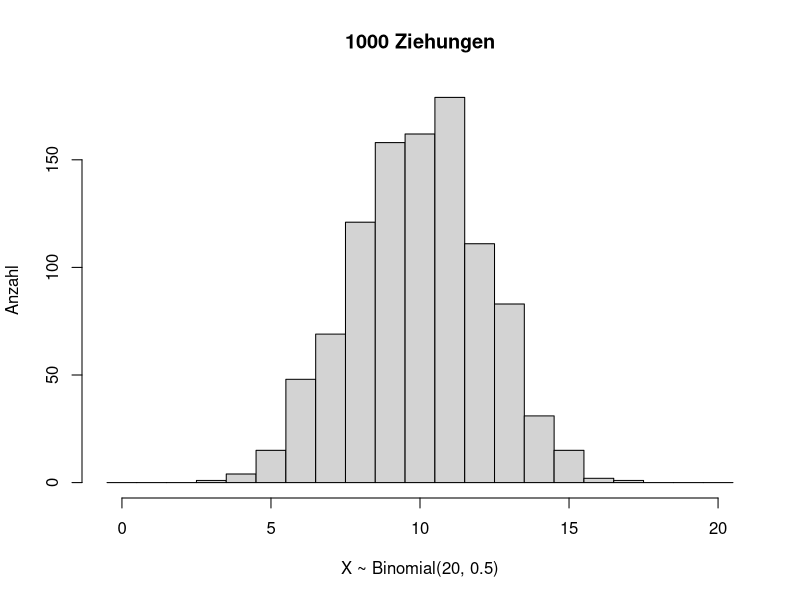
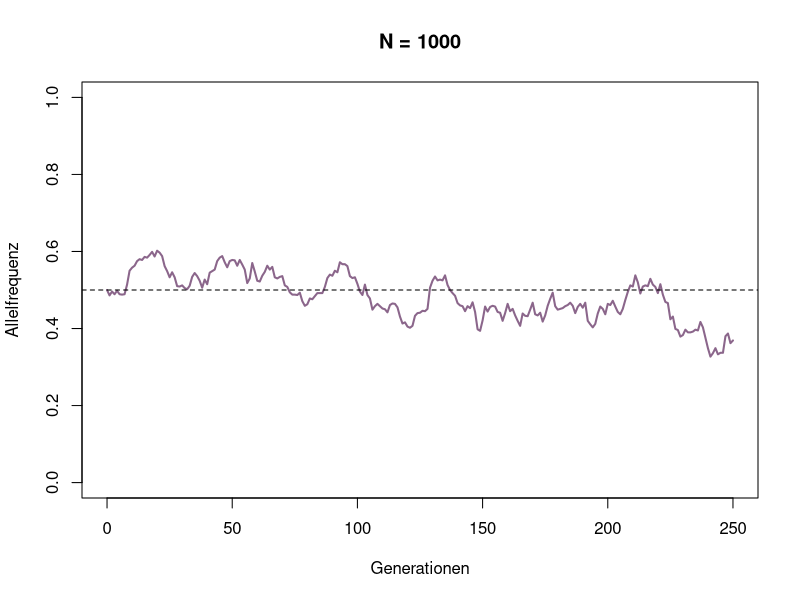
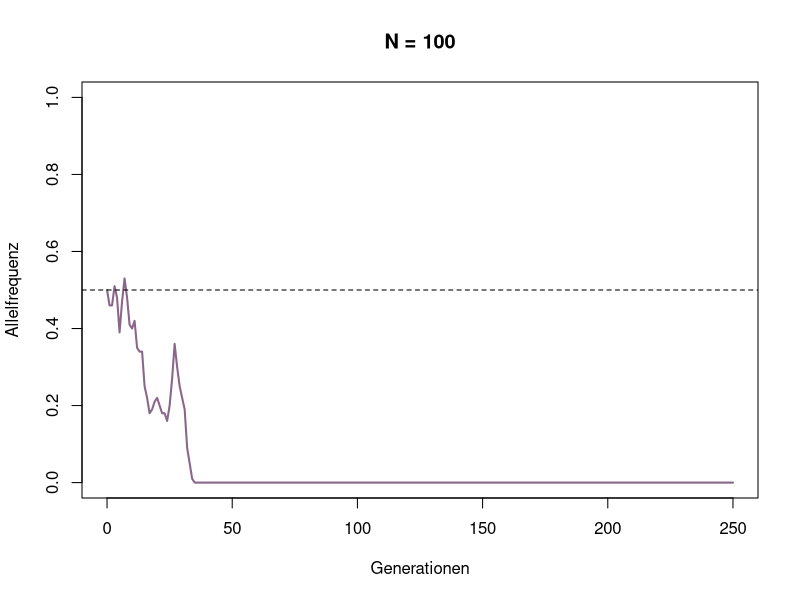
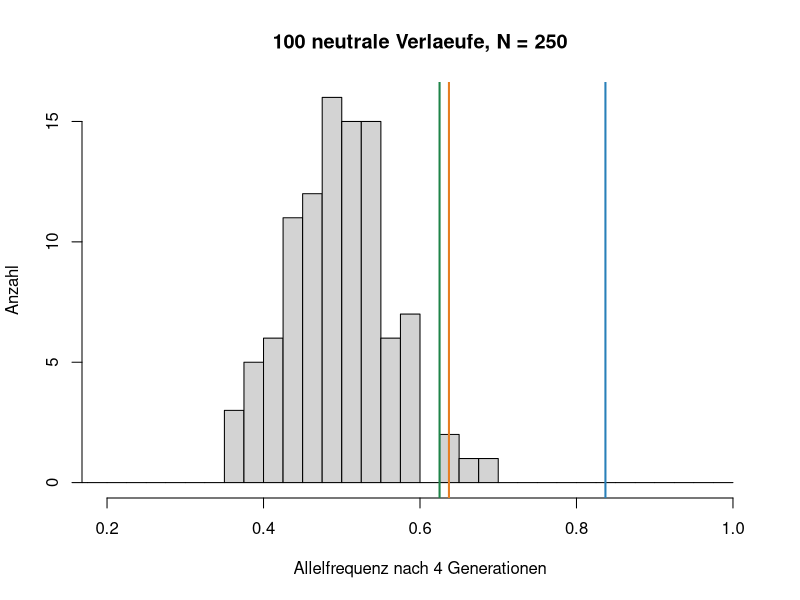
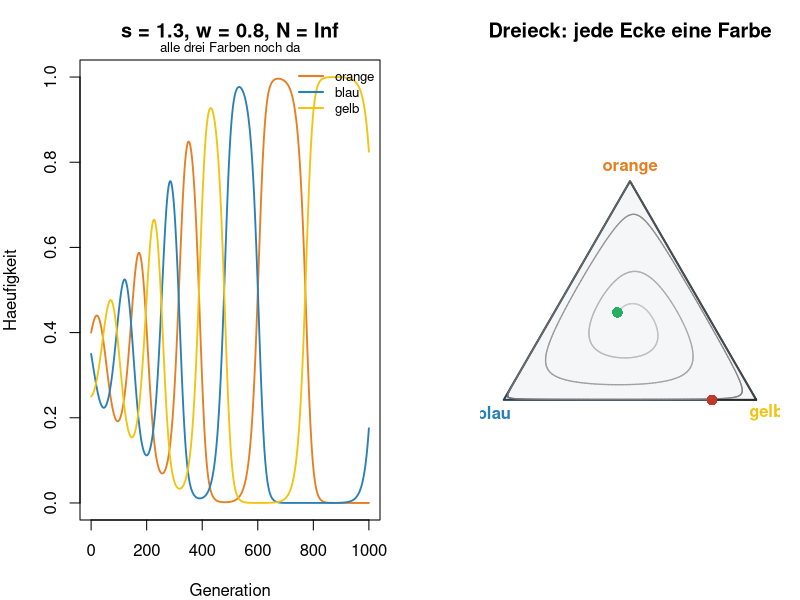
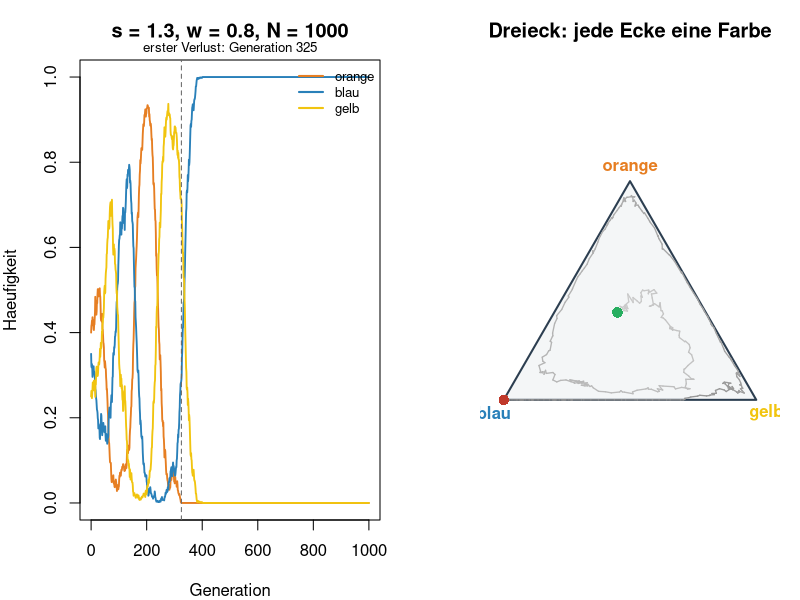
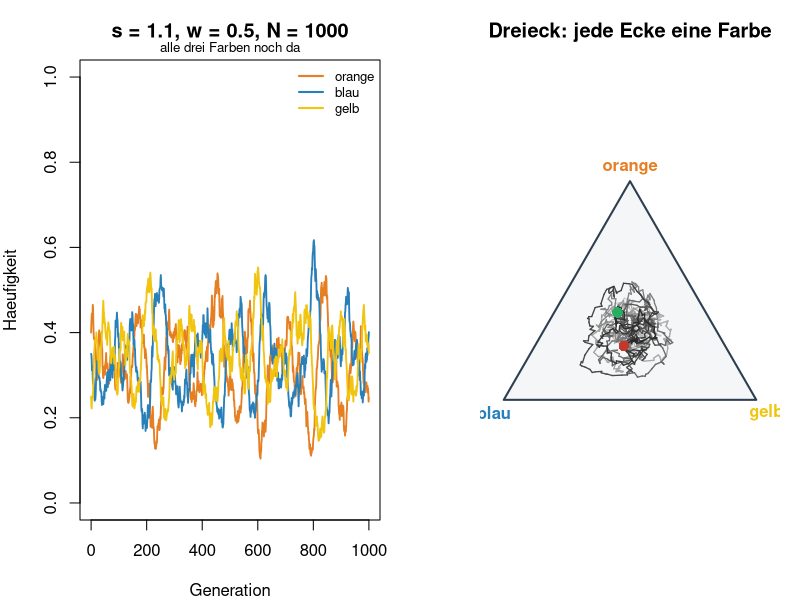

R code for these plots, in order:
## ---- chunk 1
knitr::opts_chunk$set(echo = TRUE, warning = FALSE, message = FALSE,
                      fig.height = 4.6, fig.width = 7.5)
## ---- chunk 2
set.seed(2026)

x <- rbinom(1000, size = 20, prob = 0.5)
hist(x, breaks = 0:21 - 0.5,
     main = "1000 Ziehungen", xlab = "X ~ Binomial(20, 0.5)", ylab = "Anzahl")
## ---- chunk 3
WF_step <- function(p, N) {
  N_p <- rbinom(1, N, p)   # wie viele der N Individuen tragen das Allel?
  N_p / N
}
## ---- chunk 4
WF_step(p = 0.5, N = 1000)
## ---- chunk 5
simulateWF <- function(p_0, N, generationen = 250) {
  p <- numeric(generationen + 1)
  p[1] <- p_0
  for (t in seq_len(generationen)) {
    p[t + 1] <- WF_step(p[t], N)
  }
  data.frame(generation = 0:generationen, p = p)
}
## ---- chunk 6
#| fig-height: 4
#| fig-width: 7.5
p_0 <- 0.5   # bitte ändern

large_pop <- simulateWF(p_0, N = 1000)

plot(large_pop$generation, large_pop$p, type = "l", lwd = 2, col = "plum4",
     xlab = "Generationen", ylab = "Allelfrequenz", ylim = c(0, 1),
     main = "N = 1000")
abline(h = p_0, lwd = 1, lty = 2)
## ---- chunk 7
#| fig-height: 4
#| fig-width: 7.5
p_0 <- 0.5   # bitte ändern

small_pop <- simulateWF(p_0, N = 100)

plot(small_pop$generation, small_pop$p, type = "l", lwd = 2, col = "plum4",
     xlab = "Generationen", ylab = "Allelfrequenz", ylim = c(0, 1),
     main = "N = 100")
abline(h = p_0, lwd = 1, lty = 2)
## ---- chunk 8
#| fig-height: 4
#| fig-width: 7.5
N <- 250   # bitte ändern

set.seed(2026)
p_ende <- numeric(100)
for (i in 1:100) {
  bahn <- simulateWF(p_0 = 0.5, N = N, generationen = 4)
  p_ende[i] <- bahn$p[5]
}

hist(p_ende, breaks = seq(0, 1, by = 0.025), xlim = c(0.2, 1),
     main = paste("100 neutrale Verlaeufe, N =", N),
     xlab = "Allelfrequenz nach 4 Generationen", ylab = "Anzahl")
abline(v = c(0.637, 0.625, 0.837), lwd = 2,
       col = c("#e67e22", "#1e8449", "#2980b9"))   # Teich 2, 14, 7

sum(p_ende >= 0.62)   # wie viele Verläufe kommen so hoch wie die Teiche?
## ---- chunk 9
echsen_matrix <- function(s, w) {
  matrix(c(1, w, s,
           s, 1, w,
           w, s, 1), nrow = 3, byrow = TRUE)
}

# Eine Generation: erst Selektion (wie Woche 4), dann N Männchen ziehen
echsen_schritt <- function(p, A, N, r = 0.3) {
  W <- 2 - as.numeric(A %*% p)            # Fitness jeder Farbe
  W_mittel <- sum(p * W)
  p_sel <- p * (1 + r * (W - W_mittel))   # 1. Selektion
  p_sel <- p_sel / sum(p_sel)
  if (is.infinite(N)) return(p_sel)       # N = Inf: kein Zufall
  as.numeric(rmultinom(1, size = N, prob = p_sel)) / N   # 2. Ziehung
}

# Viele Generationen hintereinander
echsen_lauf <- function(s, w, N, generationen = 1000, p0 = c(0.4, 0.35, 0.25)) {
  A <- echsen_matrix(s, w)
  p <- matrix(NA, nrow = generationen + 1, ncol = 3)
  p[1, ] <- p0
  for (t in 1:generationen) p[t + 1, ] <- echsen_schritt(p[t, ], A, N)
  p
}
## ---- chunk 10
#| code-fold: true
#| code-summary: "Abbildungen (nicht verändern)"
farben3 <- c("#e67e22", "#2980b9", "#f1c40f")

erster_verlust <- function(p) {
  i <- which(apply(p, 1, min) == 0)
  if (length(i)) i[1] - 1 else NA
}

zeige_echsen <- function(s, w, N, generationen = 1000) {
  p <- echsen_lauf(s, w, N, generationen)
  verlust <- erster_verlust(p)
  par(mfrow = c(1, 2), mar = c(4, 4, 3, 1))
  matplot(0:generationen, p, type = "l", lty = 1, lwd = 1.8, col = farben3, ylim = c(0, 1),
          xlab = "Generation", ylab = "Haeufigkeit",
          main = paste0("s = ", s, ", w = ", w, ", N = ", N))
  if (!is.na(verlust)) {
    abline(v = verlust, lty = 2, col = "grey40")
    mtext(paste("erster Verlust: Generation", verlust), side = 3, line = 0.2, cex = 0.8)
  } else {
    mtext("alle drei Farben noch da", side = 3, line = 0.2, cex = 0.8)
  }
  legend("topright", c("orange", "blau", "gelb"), col = farben3, lwd = 2, bty = "n", cex = 0.8)
  # Dreieck: jede Ecke eine Farbe, der Punkt ist die Mischung
  ecke <- rbind(c(0.5, sqrt(3) / 2), c(0, 0), c(1, 0))
  xy <- p %*% ecke
  plot(NA, xlim = c(-0.05, 1.05), ylim = c(-0.08, 0.95), asp = 1, axes = FALSE,
       xlab = "", ylab = "", main = "Dreieck: jede Ecke eine Farbe")
  polygon(ecke, col = "#f4f6f7", border = "#2c3e50", lwd = 2)
  zeit <- seq(0, 1, length.out = nrow(xy))
  segments(xy[-nrow(xy), 1], xy[-nrow(xy), 2], xy[-1, 1], xy[-1, 2],
           col = grey(0.8 - 0.65 * zeit[-1]), lwd = 1.3)
  points(xy[1, 1], xy[1, 2], pch = 16, col = "#27ae60", cex = 1.4)
  points(xy[nrow(xy), 1], xy[nrow(xy), 2], pch = 16, col = "#c0392b", cex = 1.4)
  text(ecke[, 1] + c(0, -0.04, 0.04), ecke[, 2] + c(0.05, -0.05, -0.05),
       c("orange", "blau", "gelb"), col = farben3, font = 2)
  par(mfrow = c(1, 1))
  invisible(p)
}

zeit_bis_verlust <- function(s, w, N, wiederholungen = 20, generationen = 3000) {
  t <- replicate(wiederholungen, erster_verlust(echsen_lauf(s, w, N, generationen)))
  c(verloren = sum(!is.na(t)), median_generation = median(t, na.rm = TRUE))
}
## ---- chunk 11
#| fig-height: 4.2
#| fig-width: 10
zeige_echsen(s = 1.3, w = 0.8, N = Inf)
## ---- chunk 12
#| fig-height: 4.2
#| fig-width: 10
zeige_echsen(s = 1.3, w = 0.8, N = 1000)   # bitte mehrmals ausführen, dann N ändern
## ---- chunk 13
set.seed(1)
zeit_bis_verlust(s = 1.3, w = 0.8, N = 1000)   # bitte N ändern
## ---- chunk 14
#| fig-height: 4.2
#| fig-width: 10
zeige_echsen(s = 1.1, w = 0.5, N = 1000)
## ---- chunk 15
set.seed(1)
zeit_bis_verlust(s = 1.1, w = 0.5, N = 1000)   # bitte N ändern
